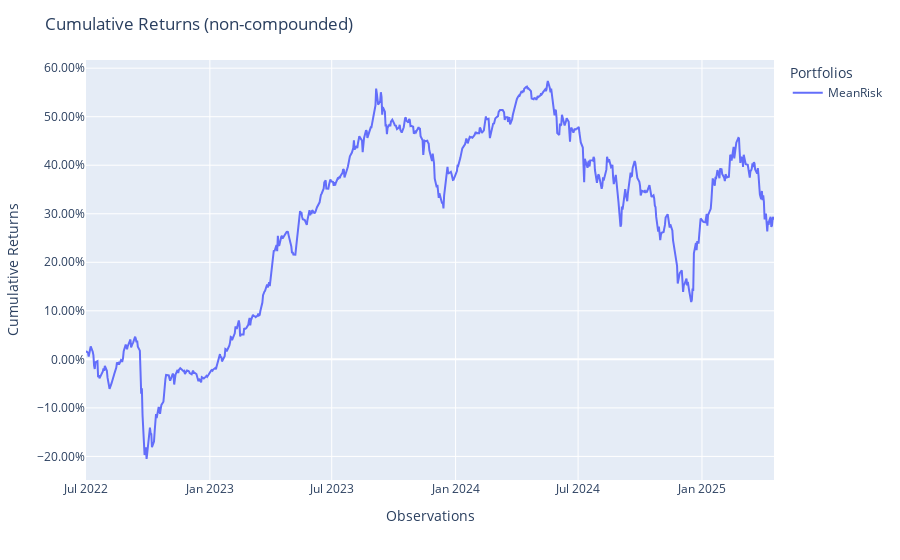

Source (notebook cell):
### Markdown cell above
# Марковицевский подход

### Code cell
model = MeanRisk(
    # Минимизируем волатильность (можно менять на другие цели)
    objective_function=ObjectiveFunction.MINIMIZE_RISK,
    
    transaction_costs=transaction_costs,
    # Ограничения на веса: 0% <= вес актива <= 100%
    min_weights=0.0, 
    max_weights=1.0,
    # Ограничение на сумму весов = 100%
    budget=1.0,
)

# Обучение модели на исторических данных
model.fit(X_train)
pred=model.predict(X_test)


population = Population([pred])

print(f"Mean return: {pred.mean}")
print(f"Max drawdown: {pred.max_drawdown}")
print(f"Average drawdown: {pred.average_drawdown}")
print(f"Sharpe:  {pred.sharpe_ratio}")
print(f"Sortino:  {pred.sortino_ratio}")
print(f"Final return: {pred.cumulative_returns[-1]}")
print(f"Max return: {pred.cumulative_returns.max()}")
fig = population.plot_cumulative_returns()
show(fig)

### Figure 1 — Plotly figure (JSON) as saved in the notebook; plotly's stock layout.template omitted (floating-point values rounded to 4 significant figures; data arrays with more than 128 entries replaced by an {"elided": "..."} marker saying what was removed)
{"data": [{"hovertemplate": "variable=MeanRisk<br>index=%{x}<br>value=%{y}<extra></extra>", "legendgroup": "MeanRisk", "line": {"color": "#636efa", "dash": "solid"}, "marker": {"symbol": "circle"}, "mode": "lines", "name": "MeanRisk", "orientation": "v", "showlegend": true, "type": "scatter", "x": {"elided": "725 str values"}, "xaxis": "x", "y": {"elided": "725 float values"}, "yaxis": "y"}], "layout": {"legend": {"title": {"text": "Portfolios"}, "tracegroupgap": 0}, "margin": {"t": 60}, "title": {"text": "Cumulative Returns (non-compounded)"}, "xaxis": {"anchor": "y", "domain": [0, 1], "title": {"text": "Observations"}}, "yaxis": {"anchor": "x", "domain": [0, 1], "tickformat": ".2%", "title": {"text": "Cumulative Returns"}}}}
